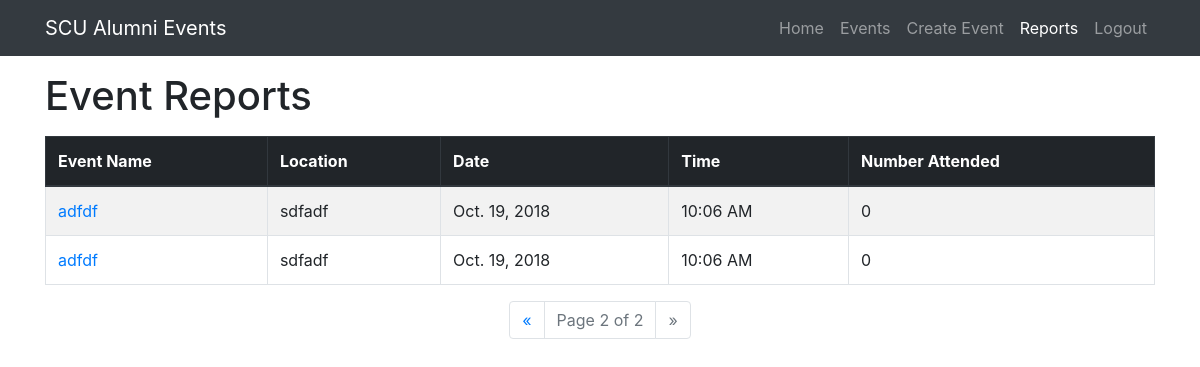
/attendance/reports?page=2 (signed in), run on an earlier commit of the app's database.
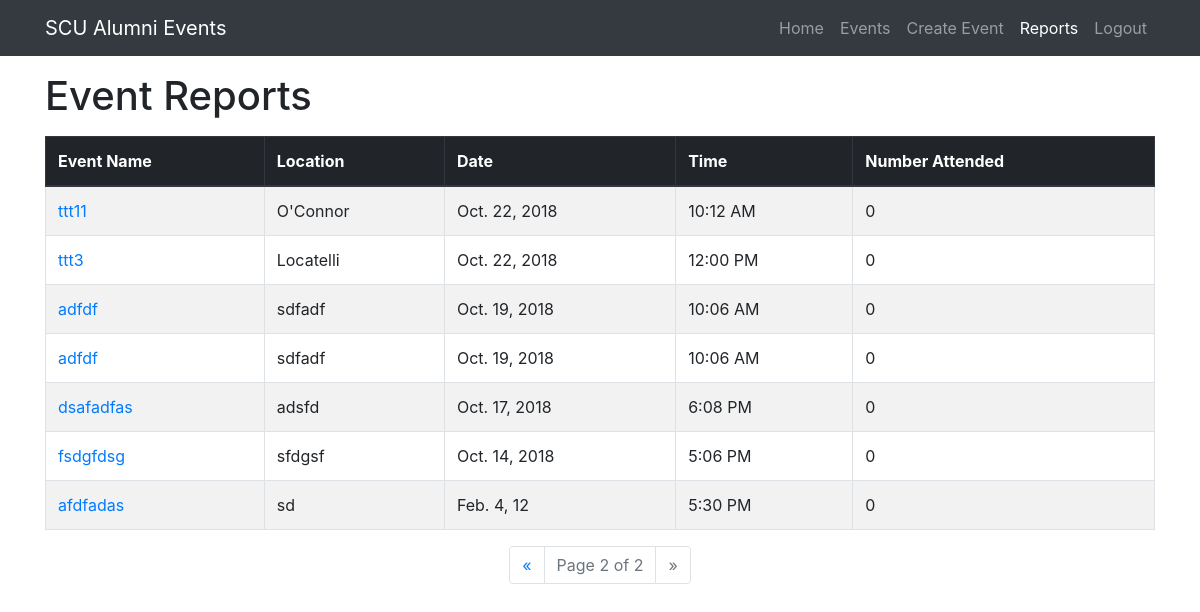
And on a later commit of the database.
### attendance/models.py (models this page shows, shortened)
class Event(models.Model):
    name = models.CharField(max_length=200, help_text='Enter an event name')
    description = models.TextField(max_length=1500, help_text='Enter an event description')
    location = models.CharField(max_length=75, help_text='Enter location of event')
    date = models.DateField()
    time = models.TimeField()
    numAttend = models.IntegerField(default=0)
    approved = models.BooleanField(default=False)
    image = models.ImageField()

### attendance/views.py (the view)
# urls.py: path('reports', views.reports, name='report'),
def reports(request):
    event_list = Event.objects.all()
    event_list = event_list.filter(approved=True, date__lte=today)
    event_list = event_list.order_by('-date', 'time')
    paginator = Paginator(event_list, 10)  # Show 10 contacts per page
    page = request.GET.get('page')
    events = paginator.get_page(page)
    return render(request, 'reportPage.html', {'events': events})

### attendance/templates/reportPage.html (shortened to what this page needs)
<!DOCTYPE html>
<html lang="en">
<head>
  <link rel="stylesheet" href="https://stackpath.bootstrapcdn.com/bootstrap/4.1.3/css/bootstrap.min.css">
</head>
{% if user.is_superuser %}
<body>
  {% block navbar %}
  <nav class="navbar navbar-expand-lg navbar-dark bg-dark static-top">
    <div class="container">
      <a class="navbar-brand" href="{% url 'index' %}">SCU Alumni Events</a>
      <div class="collapse navbar-collapse" id="navbarResponsive">
        <ul class="navbar-nav ml-auto">
          <li class="nav-item">
            <a class="nav-link" href="{% url 'index' %}">Home</a>
          </li>
          <li class="nav-item">
            <a class="nav-link" href="{% url 'events' %}">Events</a>
          </li>
          <li class="nav-item">
            <a class="nav-link" href="{% url 'new_event' %}">Create Event</a>
          </li>
          <li class="nav-item active">
            {% if user.is_superuser %}
            <a class="nav-link" href="{% url 'report' %}">Reports
            </a>
            {% endif %}
          </li>
          <li class="nav-item">
            {% if user.is_authenticated %}
            <a class="nav-link" href="{% url 'logout' %}">Logout</a>
            {% else %}
            <a class="nav-link" href="{% url 'login' %}">Login</a>
            {% endif %}
          </li>
        </ul>
      </div>
    </div>
  </nav>
  {% endblock %}
  {% block content %}
  <div class="container mt-3">
    <h1>Event Reports</h1>
    {% if events %}
    <table class="table table-bordered table-striped mt-3">
      <thead class="thead-dark">
        <tr>
          <th>Event Name</th>
          <th>Location</th>
          <th>Date</th>
          <th>Time</th>
          <th>Number Attended</th>
        </tr>
      </thead>
      <tbody>
        {% for event in events %}
        <tr>
          <td><a href="{% url 'event_detail' event.pk %}">{{ event.name }}</a></td>
          <td>{{ event.location }}</td>
          <td>{{ event.date }}</td>
          <td>{{ event.time|time:'g:i A' }}</td>
          <td>{{ event.numAttend }}</td>
        </tr>
        {% endfor %}
      </tbody>
    </table>
    <nav aria-label="pagination">
    <ul class="pagination justify-content-center">
        {% if events.has_previous %}
        <li class="page-item">
          <a class="page-link" href="?page={{ events.previous_page_number }}" tabindex="-1">&laquo;</a>
        </li>
        {% else %}
        <li class="page-item disabled">
          <a class="page-link" href="#" tabindex="-1">&laquo;</a>
        </li>
        {% endif %}
        <li class="page-item disabled">
          <a class="page-link" href="#">Page {{ events.number }} of {{ events.paginator.num_pages }}</a>
        </li>
        {% if events.has_next %}
        <li class="page-item">
          <a class="page-link" href="?page={{ events.next_page_number }}">&raquo;</a>
        </li>
        {% else %}
        <li class="page-item disabled">
          <a class="page-link" href="#">&raquo;</a>
        </li>
        {% endif %}
    </ul>
  </nav>
    {% else %}
    <div class="row">
      <div class="col-lg-12 text-center">
        <p class="lead">There are currently no event reports to view</p>
      </div>
    </div>
    {% endif %}
  </div>
  {% endblock %}
</body>
{% else %}
<body>
  <h1>You are not authorized to view this page.</h1>
</body>
{% endif %}
</html>

What changed in the data, as far as the page shows it:
now on this page (row unchanged): Event: name "ttt11", location "O'Connor", date "Oct. 22, 2018", time "10:12 AM", numAttend "0"
now on this page (row unchanged): Event: name "ttt3", location "Locatelli", date "Oct. 22, 2018", time "12:00 PM", numAttend "0"
added Event: name "dsafadfas", location "adsfd", date "Oct. 17, 2018", time "6:08 PM", numAttend "0"
added Event: name "fsdgfdsg", location "sfdgsf", date "Oct. 14, 2018", time "5:06 PM", numAttend "0"
added Event: name "afdfadas", location "sd", date "Feb. 4, 12", time "5:30 PM", numAttend "0"
